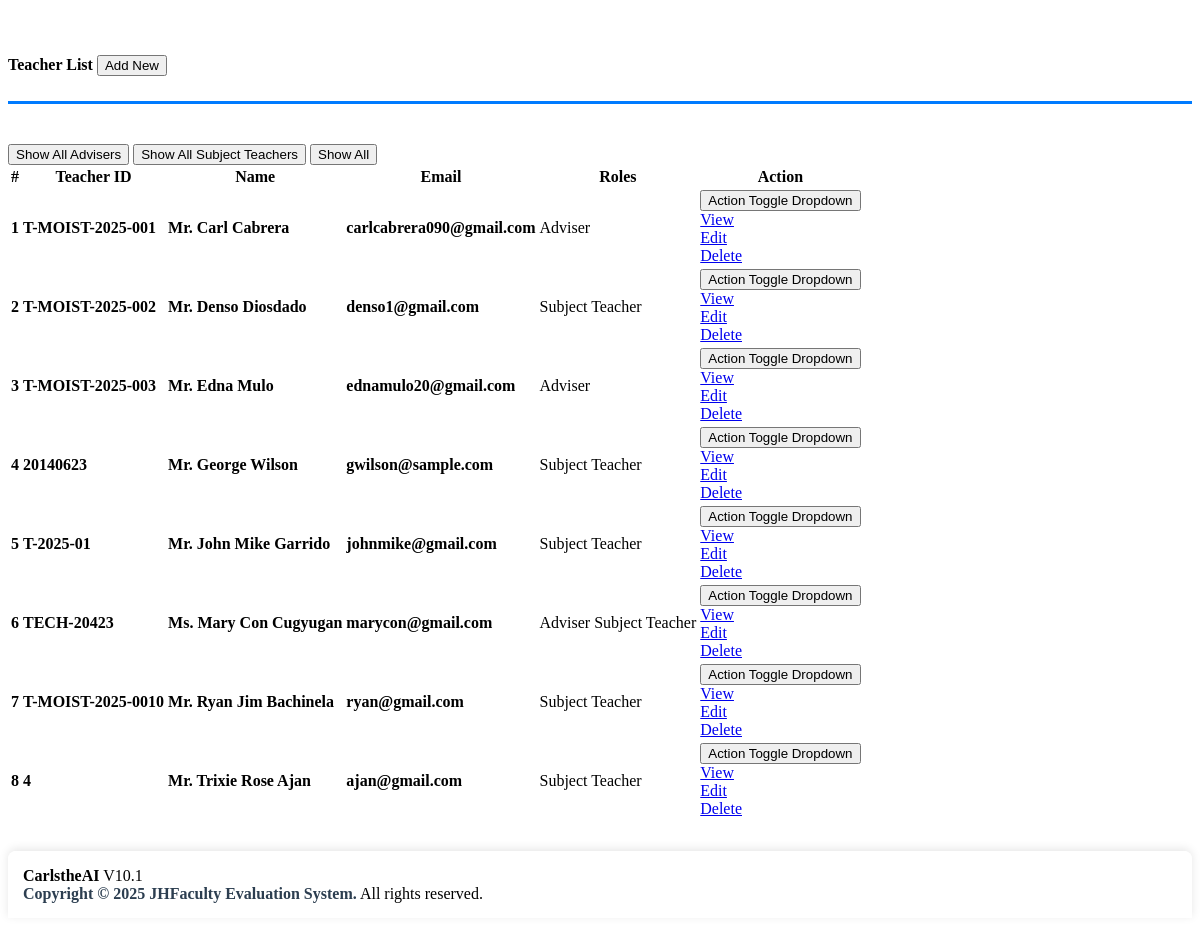
Page /admin/faculty_list.php on the committed database.
### tables this page shows
CREATE TABLE `faculty_list` (
  `id` int(30) NOT NULL,
  `school_id` varchar(100) NOT NULL,
  `firstname` varchar(200) NOT NULL,
  `lastname` varchar(200) NOT NULL,
  `gender` enum('Male','Female') NOT NULL DEFAULT 'Male',
  `role` enum('Subject Teacher','Adviser','Both') DEFAULT 'Subject Teacher',
  `email` varchar(200) NOT NULL,
  `password` text NOT NULL,
  `avatar` text NOT NULL DEFAULT 'no-image-available.png',
  `date_created` datetime NOT NULL DEFAULT current_timestamp()
);

### admin/faculty_list.php (the view, shortened to what this page needs)
<?php include 'admin_history_logger.php' ?>
<div class="container-fluid">
	<div class="col-lg-12">
		<div class="row">
			<div class="col-md-12">
				<div class="card">
					<div class="card-header">
						<b>Teacher List</b>
						<span class="float:right"><button class="btn btn-primary btn-block btn-sm col-sm-2 float-right" type="button" id="new_faculty">
					<i class="fa fa-plus"></i> Add New</button></span>
					</div>
					<div class="card-body">
						<div class="mb-3">
							<button class="btn btn-info btn-sm" id="filter-advisers">
								<i class="fa fa-users"></i> Show All Advisers
							</button>
							<button class="btn btn-secondary btn-sm" id="filter-subject-teachers">
								<i class="fa fa-chalkboard-teacher"></i> Show All Subject Teachers
							</button>
							<button class="btn btn-outline-dark btn-sm" id="filter-all">
								<i class="fa fa-list"></i> Show All
							</button>
						</div>
						<table class="table table-bordered table-hover" id="list">
							<thead>
								<tr>
									<th class="text-center">#</th>
									<th>Teacher ID</th>
									<th>Name</th>
									<th>Email</th>
									<th>Roles</th>
									<th>Action</th>
								</tr>
							</thead>
							<tbody>
								<?php
								$i = 1;
								$qry = $conn->query("SELECT f.*,
									CONCAT(f.firstname,' ',f.lastname) as name,
									CASE
										WHEN f.gender = 'Male' THEN CONCAT('Mr. ', f.firstname, ' ', f.lastname)
										WHEN f.gender = 'Female' THEN CONCAT('Ms. ', f.firstname, ' ', f.lastname)
										ELSE CONCAT(f.firstname, ' ', f.lastname)
									END as display_name
								FROM faculty_list f
								ORDER BY CONCAT(f.firstname,' ',f.lastname) ASC");
								while($row= $qry->fetch_assoc()):
								?>
								<tr>
									<th class="text-center"><?php echo $i++ ?></th>
									<td><b><?php echo $row['school_id'] ?></b></td>
									<td><b><?php echo ucwords($row['display_name']) ?></b></td>
									<td><b><?php echo $row['email'] ?></b></td>
									<td>
										<?php if($row['role'] == 'Subject Teacher'): ?>
											<span class="badge badge-secondary">Subject Teacher</span>
										<?php elseif($row['role'] == 'Adviser'): ?>
											<span class="badge badge-info">Adviser</span>
										<?php elseif($row['role'] == 'Both'): ?>
											<span class="badge badge-info">Adviser</span>
											<span class="badge badge-secondary">Subject Teacher</span>
										<?php else: ?>
											<span class="text-muted">—</span>
										<?php endif; ?>
									</td>
									<td class="text-center">
										<button type="button" class="btn btn-default btn-sm dropdown-toggle dropdown-icon" data-toggle="dropdown">
					                      Action
					                    <span class="sr-only">Toggle Dropdown</span>
					                    </button>
					                    <div class="dropdown-menu" role="menu">
					                      <a class="dropdown-item view_faculty" href="javascript:void(0)" data-id="<?php echo $row['id'] ?>">View</a>
					                      <a class="dropdown-item" href="./index.php?page=edit_faculty&id=<?php echo $row['id'] ?>">Edit</a>
					                      <a class="dropdown-item delete_faculty" href="javascript:void(0)" data-id="<?php echo $row['id'] ?>">Delete</a>
					                    </div>
									</td>
								</tr>
							<?php endwhile; ?>
							</tbody>
						</table>
					</div>
				</div>
			</div>
		</div>
	</div>
</div>
<?php include 'admin_footer.php'; ?>

### admin/faculty_list.php (style rules this page uses)
.col-lg-12 { padding-top: 30px !important; margin-top: 25px !important; }
.card-header { margin-bottom: 40px !important; padding-bottom: 25px !important; border-bottom: 3px solid #007bff; }

### rows in the picture
faculty_list: school "T-MOIST-2025-001", display_name "Mr. Carl Cabrera", email "carlcabrera090@gmail.com", role "Adviser"
faculty_list: school "T-MOIST-2025-002", display_name "Mr. Denso Diosdado", email "denso1@gmail.com", role "Subject Teacher"
faculty_list: school "T-MOIST-2025-003", display_name "Mr. Edna Mulo", email "ednamulo20@gmail.com", role "Adviser"
faculty_list: school "20140623", display_name "Mr. George Wilson", email "gwilson@sample.com", role "Subject Teacher"
faculty_list: school "T-2025-01", display_name "Mr. John Mike Garrido", email "johnmike@gmail.com", role "Subject Teacher"
faculty_list: school "TECH-20423", display_name "Ms. Mary Con Cugyugan", email "marycon@gmail.com", role "Adviser"
faculty_list: school "T-MOIST-2025-0010", display_name "Mr. Ryan Jim Bachinela", email "ryan@gmail.com", role "Subject Teacher"
faculty_list: school "4", display_name "Mr. Trixie Rose Ajan", email "ajan@gmail.com", role "Subject Teacher"
